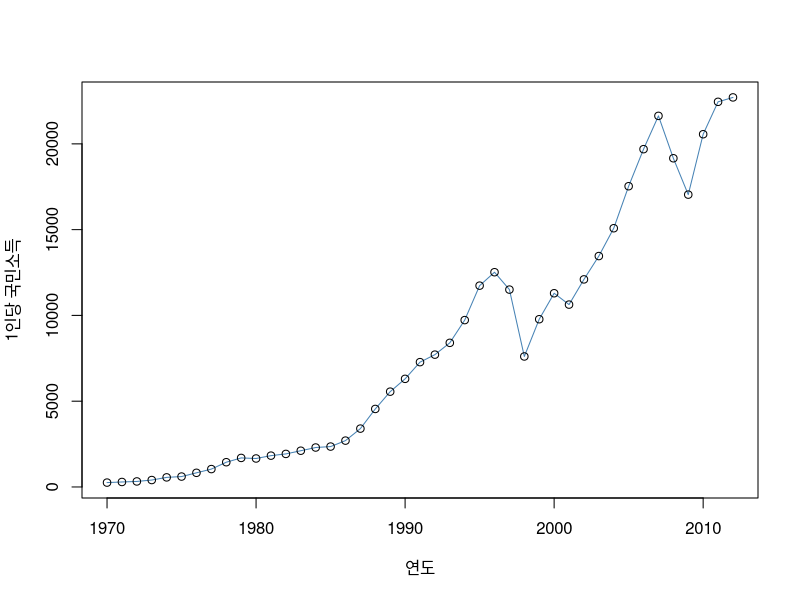

Recreate this plot in R.
# Figure 2-3
setwd("c:/work/data")
gni_i <- ts(read.csv("gni.csv", header=TRUE), start=1970, frequency=1)
plot(gni_i[,2], xlab="연도", ylab="1인당 국민소득", col="steelblue")
points(gni_i[,2])
